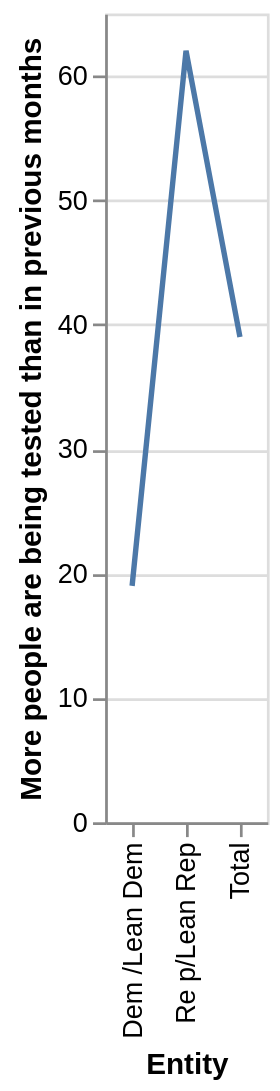

The specification (Vega-Lite) saved for this image:
### Vega-Lite specification from a JSON file in a GitHub repository (floating-point values rounded to 4 significant figures)
{"$schema": "https://vega.github.io/schema/vega-lite/v5.json", "description": "Line chart auto-generated from CSV", "data": {"values": [{"Entity": "Dem /Lean Dem", "More people are being tested than in previous months": "19", "There are more new infections, not just more tests": "80"}, {"Entity": "Re p/Lean Rep", "More people are being tested than in previous months": "62", "There are more new infections, not just more tests": "36"}, {"Entity": "Total", "More people are being tested than in previous months": "39", "There are more new infections, not just more tests": "60"}]}, "mark": "line", "encoding": {"x": {"field": "Entity", "type": "ordinal"}, "y": {"field": "More people are being tested than in previous months", "type": "quantitative"}}}
